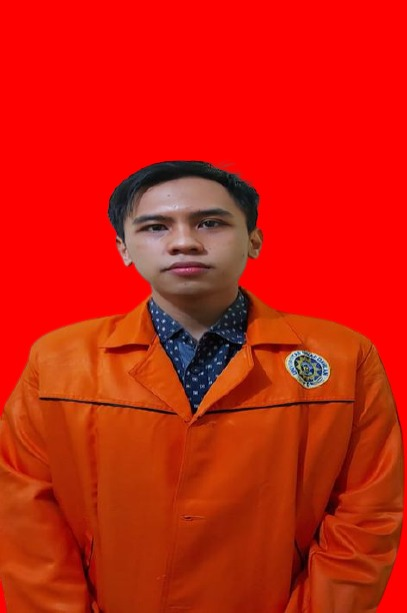
#> input picture model/mujahid islami primaldi_1700018111.jpg, 407 x 613 px
$ jupyter execute Untitled.ipynb   (shell and % lines are left out)
#> lines starting #> are read from the running program, lines starting #| are printed output that depends on the picture
[cell 1]
import imageio
import requests
import matplotlib.pyplot as plt
import IPython.display as dp

img = 'mujahid islami primaldi_1700018111.jpg'
dp.Image(filename=img)

[cell 2]
source_img = imageio.imread(img)
#> source_img is the input picture: shape (613, 407, 3); mean R, G, B 204, 29.1, 11.3

[cell 3]
import numpy as np

def grayscaleimg(rgb):
    return np.dot(rgb[...,:3], [0.299, 0.587, 0.114])
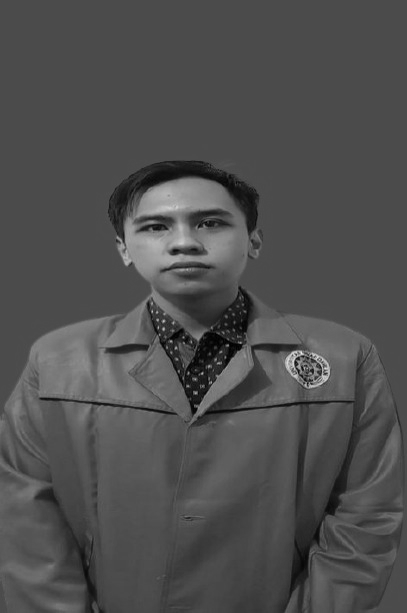
#> returned value: shape (613, 407) float64; min 0.57, max 236, mean 79.4

gryscl_img = grayscaleimg(source_img)

[cell 4]
inv_img = (255 - gryscl_img)
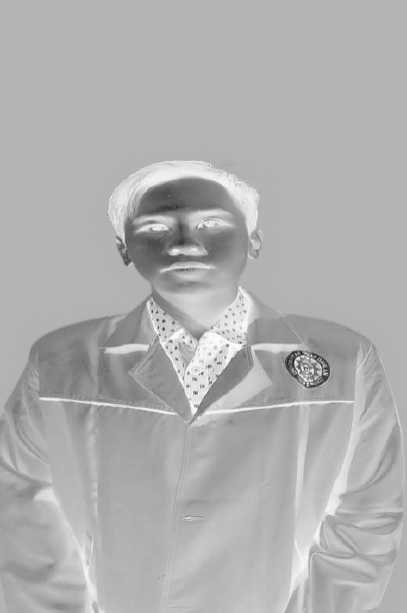
#> inv_img: shape (613, 407) float64; min 19.05, max 254.4, mean 175.6
plt.imshow(inv_img)
#> (this line was passed over: IPython is not available in this run)

[cell 5]
import scipy.ndimage
blurred_img = scipy.ndimage.filters.gaussian_filter(inv_img, sigma=5)
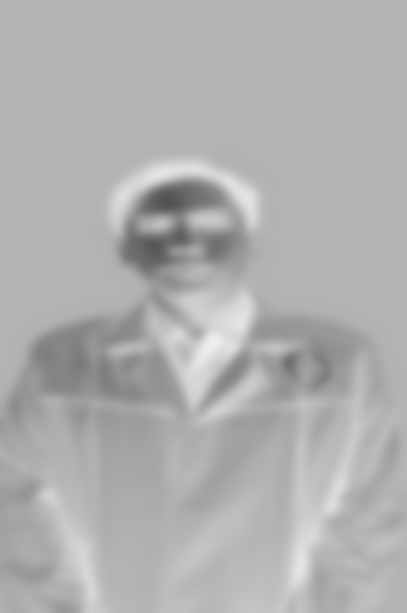
#> blurred_img: shape (613, 407) float64; min 83.47, max 239.8, mean 175.6
plt.imshow(blurred_img)
#> (this line was passed over: IPython is not available in this run)

[cell 6]
def dodging(blur_img, gryscl_img):
    resultant_dodge=blur_img*255/(255-gryscl_img)
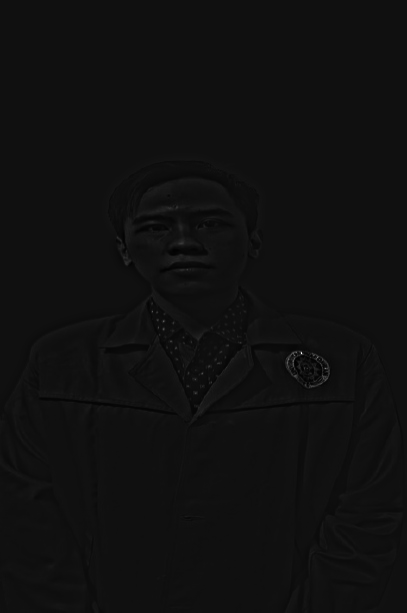
#> resultant_dodge: shape (613, 407) float64; min 138.3, max 1950.3, mean 256.3; drawn with min black and max white
    resultant_dodge[resultant_dodge>255]=255
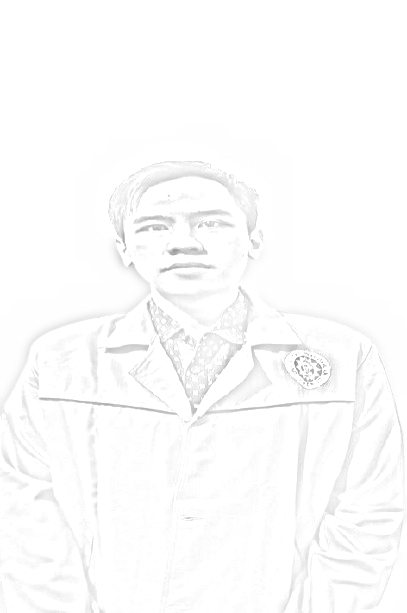
#> resultant_dodge: shape (613, 407) float64; min 138.3, max 255, mean 252.3
    resultant_dodge[gryscl_img==255]=255
    return resultant_dodge.astype('uint8')

[cell 7]
target_img= dodging(blurred_img, gryscl_img)

[cell 8]
import matplotlib.pyplot as plt
plt.imshow(target_img, cmap="gray")
#> (this line was passed over: IPython is not available in this run)

[cell 9]
plt.imsave('target_image.png', target_img, cmap='gray', vmin=0, vmax=255)
